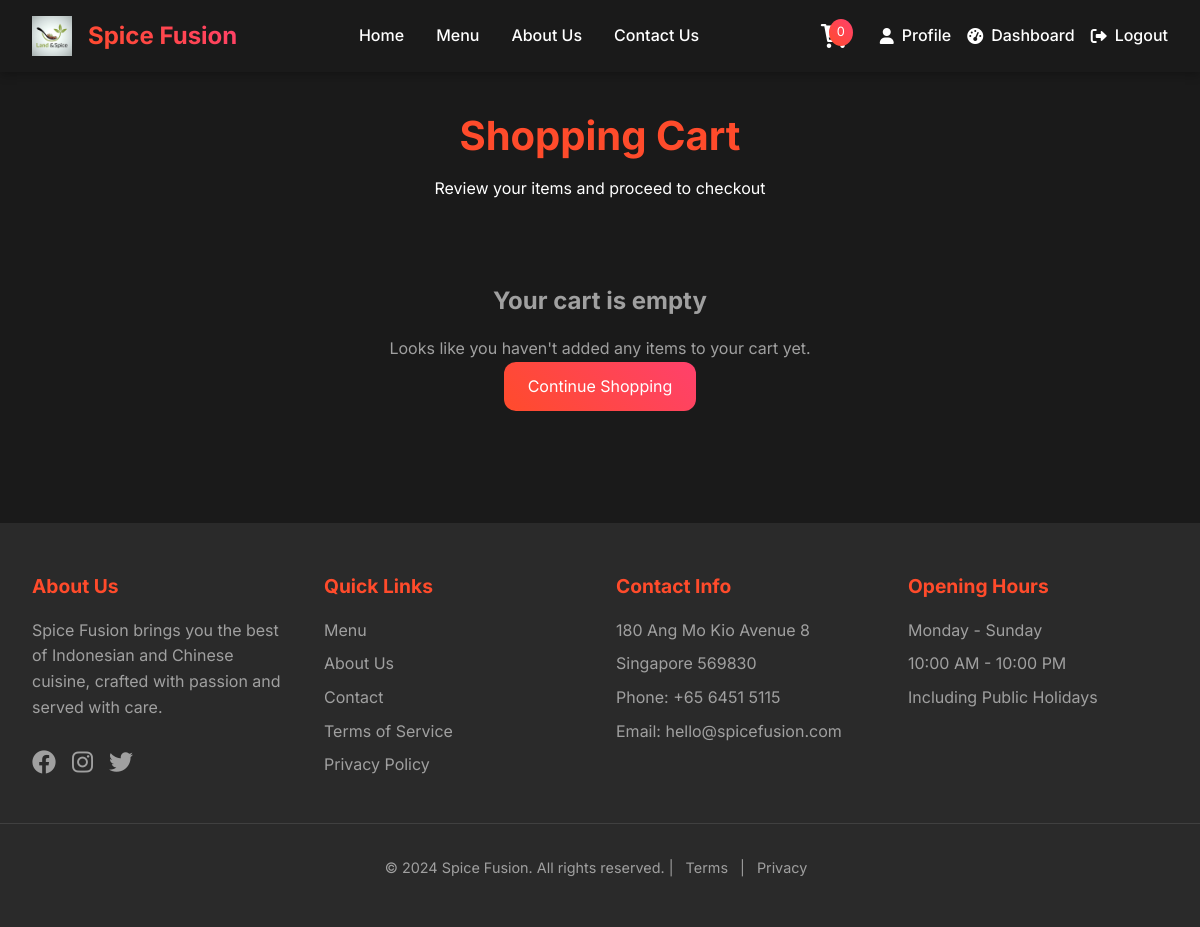
Before: /customer/main/cart/cart.php (signed in) with the older database file.
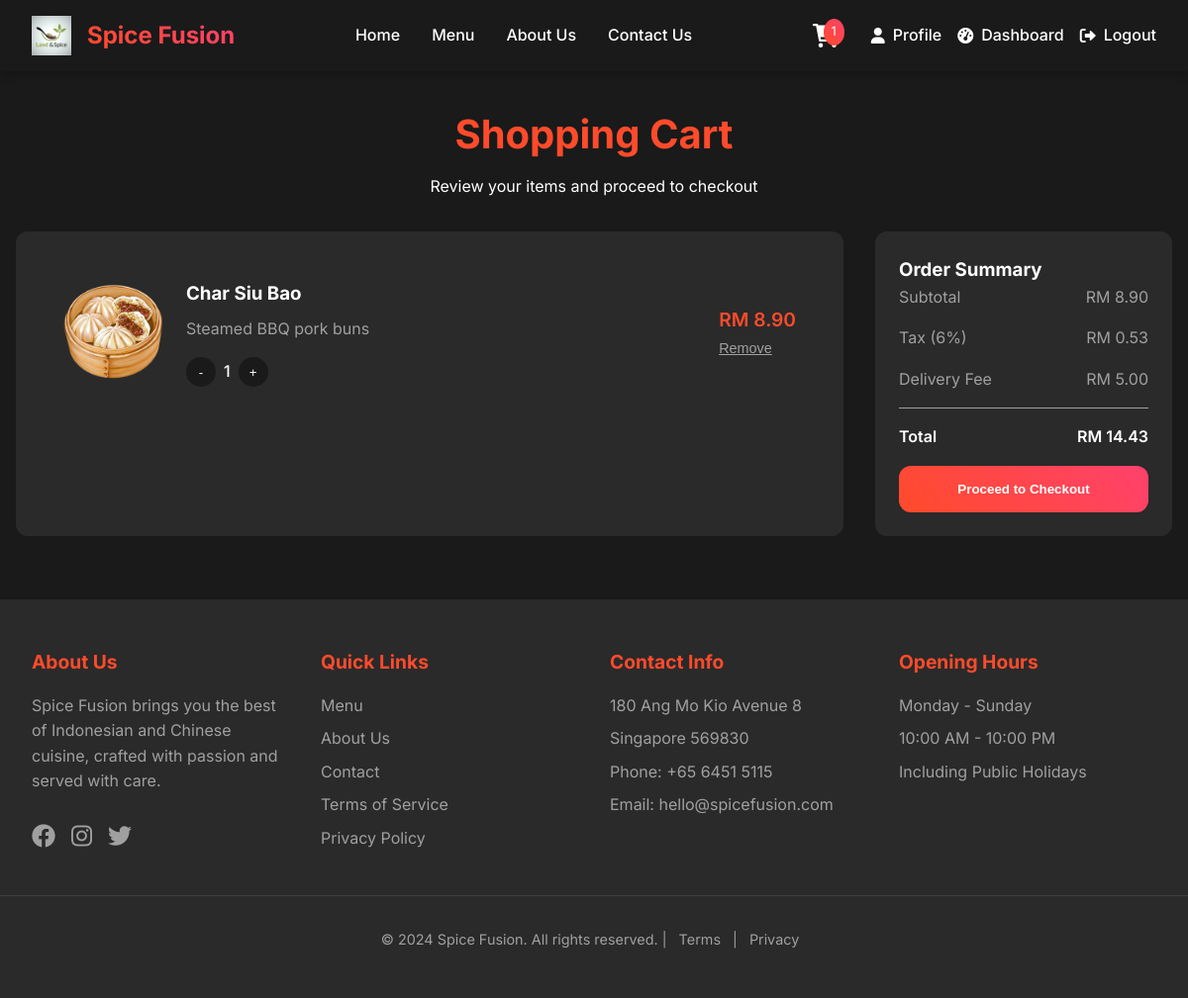
After: the same page with the newer database file.
### tables this page shows
CREATE TABLE `shopping_cart` (
  `cart_id` int(11) NOT NULL,
  `user_id` int(11) NOT NULL,
  `product_id` int(11) NOT NULL,
  `quantity` int(11) NOT NULL DEFAULT 1,
  `special_instructions` text DEFAULT NULL,
  `created_at` timestamp NOT NULL DEFAULT current_timestamp(),
  `updated_at` timestamp NOT NULL DEFAULT current_timestamp() ON UPDATE current_timestamp()
);

CREATE TABLE `product` (
  `product_id` int(11) NOT NULL,
  `category_id` int(11) DEFAULT NULL,
  `product_name` varchar(100) NOT NULL,
  `description` text DEFAULT NULL,
  `price` decimal(10,2) NOT NULL,
  `image` varchar(255) DEFAULT NULL,
  `is_available` tinyint(1) DEFAULT 1,
  `stock_quantity` int(11) DEFAULT 0,
  `preparation_time` int(11) DEFAULT 15,
  `is_featured` tinyint(1) DEFAULT 0,
  `created_at` timestamp NOT NULL DEFAULT current_timestamp(),
  `updated_at` timestamp NOT NULL DEFAULT current_timestamp() ON UPDATE current_timestamp()
);

### config/database.php (called while the page is built, shortened)
<?php
function isLoggedIn() {
    return isset($_SESSION['user_id']);
}
?>

### customer/main/cart/cart.php (the view, shortened to what this page needs)
<?php
try {
    $pdo = new PDO("mysql:host=localhost;dbname=spicefusion;charset=utf8", "root", "");
    $pdo->setAttribute(PDO::ATTR_ERRMODE, PDO::ERRMODE_EXCEPTION);
} catch (Exception $e) {
    die("Database connection failed: " . $e->getMessage());
}
$user_id = $_SESSION['user_id'];
try {
    $stmt = $pdo->prepare("
        SELECT sc.cart_id, sc.quantity, sc.special_instructions,
               p.product_id, p.product_name, p.price, p.image, p.description
        FROM shopping_cart sc
        JOIN product p ON sc.product_id = p.product_id
        WHERE sc.user_id = ?
        ORDER BY sc.created_at DESC
    ");
    $stmt->execute([$user_id]);
    $cart_items = $stmt->fetchAll();
} catch (Exception $e) {
    $cart_items = [];
    $error_message = "Error loading cart: " . $e->getMessage();
}
$subtotal = 0;
$tax_rate = 0.06;
$delivery_fee = 5.00;
foreach ($cart_items as $item) {
    $subtotal += $item['price'] * $item['quantity'];
}
$tax_amount = $subtotal * $tax_rate;
$total = $subtotal + $tax_amount + $delivery_fee;
?>
<!DOCTYPE html>
<html lang="en">
<head>
    <link rel="stylesheet" href="https://cdnjs.cloudflare.com/ajax/libs/font-awesome/6.0.0/css/all.min.css">
    <link rel="stylesheet" href="../../includes/styles.css">
</head>
<body>
    <?php include_once __DIR__ . '/../../includes/header.php'; ?>
    <div class="cart-container">
        <div class="cart-header">
            <h1>Shopping Cart</h1>
            <p>Review your items and proceed to checkout</p>
        </div>
        <?php if (empty($cart_items)): ?>
            <div class="empty-cart">
                <h2>Your cart is empty</h2>
                <p>Looks like you haven't added any items to your cart yet.</p>
                <a href="../index/index.php" class="continue-shopping">Continue Shopping</a>
            </div>
        <?php else: ?>
            <div class="cart-grid">
                <div class="cart-items">
                    <?php foreach ($cart_items as $item): ?>
                        <div class="cart-item">
                            <img src="../../../food_images/<?php echo htmlspecialchars($item['image']); ?>"
                                 alt="<?php echo htmlspecialchars($item['product_name']); ?>" class="item-image">
                            <div class="item-details">
                                <h3><?php echo htmlspecialchars($item['product_name']); ?></h3>
                                <p><?php echo htmlspecialchars($item['description']); ?></p>
                                <div class="quantity-controls">
                                    <button class="quantity-btn" onclick="updateQuantity(<?php echo $item['cart_id']; ?>, <?php echo $item['quantity'] - 1; ?>)">-</button>
                                    <span class="quantity"><?php echo $item['quantity']; ?></span>
                                    <button class="quantity-btn" onclick="updateQuantity(<?php echo $item['cart_id']; ?>, <?php echo $item['quantity'] + 1; ?>)">+</button>
                                </div>
                            </div>
                            <div class="item-actions">
                                <div class="item-price">
                                    <span class="price-total">RM <?php echo number_format($item['price'] * $item['quantity'], 2); ?></span>
                                </div>
                                <button class="remove-btn" onclick="removeFromCart(<?php echo $item['cart_id']; ?>)">Remove</button>
                            </div>
                        </div>
                    <?php endforeach; ?>
                </div>
                <div class="cart-summary">
                    <h3>Order Summary</h3>
                    <div class="summary-item">
                        <span>Subtotal</span>
                        <span>RM <?php echo number_format($subtotal, 2); ?></span>
                    </div>
                    <div class="summary-item">
                        <span>Tax (6%)</span>
                        <span>RM <?php echo number_format($tax_amount, 2); ?></span>
                    </div>
                    <div class="summary-item">
                        <span>Delivery Fee</span>
                        <span>RM <?php echo number_format($delivery_fee, 2); ?></span>
                    </div>
                    <div class="summary-total">
                        <span>Total</span>
                        <span>RM <?php echo number_format($total, 2); ?></span>
                    </div>
                    <button class="checkout-btn" onclick="window.location.href='../checkout/checkout.php'">Proceed to Checkout</button>
                </div>
            </div>
        <?php endif; ?>
    </div>
    <?php include_once __DIR__ . '/../../includes/footer.php'; ?>
</body>
</html>

### customer/includes/header.php (shortened to what this page needs)
<?php
require_once __DIR__ . '/../../config/database.php';
$cart_count = 0;
if (isLoggedIn()) {
    $pdo = getDBConnection();
    $stmt = $pdo->prepare("SELECT SUM(quantity) FROM shopping_cart WHERE user_id = ?");
    $stmt->execute([getCurrentUserId()]);
    $count = $stmt->fetchColumn();
    if ($count) {
        $cart_count = $count;
    }
}
?>
<!DOCTYPE html>
<link rel="stylesheet" href="../includes/styles.css">
<link rel="stylesheet" href="https://cdnjs.cloudflare.com/ajax/libs/font-awesome/6.0.0/css/all.min.css">
<header class="main-header">
    <nav class="nav-container">
        <div class="logo">
            <a href="../index/index.php">
                <img src="../../../images/logo.jpg" alt="Spice Fusion Logo">
                <span>Spice Fusion</span>
            </a>
        </div>
        <ul class="nav-links">
            <li><a href="../index/index.php">Home</a></li>
            <li><a href="../menu/menu.php">Menu</a></li>
            <li><a href="../aboutus/aboutus.php">About Us</a></li>
            <li><a href="../contactus/contactus.php">Contact Us</a></li>
        </ul>
        <div class="nav-right">
            <div class="cart-icon">
                <a href="../cart/cart.php" class="cart-link">
                    <i class="fa-solid fa-cart-shopping icon-cart" aria-hidden="true"></i>
                    <span class="cart-count" aria-label="Items in cart"><?php echo $cart_count; ?></span>
                </a>
            </div>
            <div class="user-menu">
                <?php if (isLoggedIn()): ?>
                    <a href="../profile/profile.php" class="profile-link">
                        <i class="fas fa-user"></i>
                        Profile
                    </a>
                    <a href="../dashboard/Cdashboard.php" class="dashboard-link">
                        <i class="fas fa-tachometer-alt"></i>
                        Dashboard
                    </a>
                    <a href="../../auth/logout.php" class="logout-link">
                        <i class="fas fa-sign-out-alt"></i>
                        Logout
                    </a>
                <?php endif; ?>
            </div>
        </div>
    </nav>
</header>

### customer/includes/footer.php (shortened to what this page needs)
<footer class="footer">
    <div class="footer-content">
        <div class="footer-section">
            <h3>About Us</h3>
            <p>Spice Fusion brings you the best of Indonesian and Chinese cuisine, crafted with passion and served with care.</p>
            <div class="social-links">
                <a href="#"><i class="fab fa-facebook"></i></a>
                <a href="#"><i class="fab fa-instagram"></i></a>
                <a href="#"><i class="fab fa-twitter"></i></a>
            </div>
        </div>
        <div class="footer-section">
            <h3>Quick Links</h3>
            <a href="/DWP/customer/main/menu/menu.php">Menu</a>
            <a href="/DWP/customer/main/aboutus/aboutus.php">About Us</a>
            <a href="/DWP/customer/main/contactus/contactus.php">Contact</a>
            <a href="/DWP/customer/main/legal/terms.php">Terms of Service</a>
            <a href="/DWP/customer/main/legal/privacy.php">Privacy Policy</a>
        </div>
        <div class="footer-section">
            <h3>Contact Info</h3>
            <p>180 Ang Mo Kio Avenue 8</p>
            <p>Singapore 569830</p>
            <p>Phone: +65 6451 5115</p>
            <p>Email: hello@spicefusion.com</p>
        </div>
        <div class="footer-section">
            <h3>Opening Hours</h3>
            <p>Monday - Sunday</p>
            <p>10:00 AM - 10:00 PM</p>
            <p>Including Public Holidays</p>
        </div>
    </div>
    <div class="footer-bottom">
        <p>&copy; 2024 Spice Fusion. All rights reserved. |
            <a href="/DWP/customer/main/legal/terms.php">Terms</a> |
            <a href="/DWP/customer/main/legal/privacy.php">Privacy</a>
        </p>
    </div>
</footer>

### customer/includes/styles.css (style rules this page uses)
:root { --primary-color: #FF4B2B; --secondary-color: #FF416C; --background-dark: #1a1a1a; --text-light: #ffffff; --text-gray: #a0a0a0; --card-bg: #2a2a2a; --gradient-primary: linear-gradient(45deg, var(--primary-color), var(--secondary-color)); --shadow-soft: 0 4px 6px rgba(0, 0, 0, 0.1); --shadow-strong: 0 8px 16px rgba(0, 0, 0, 0.2); --border-radius: 12px; --transition: all 0.3s ease; }
* { margin: 0; padding: 0; box-sizing: border-box; }
body { font-family: 'Inter', sans-serif; background-color: var(--background-dark); color: var(--text-light); line-height: 1.6; min-height: 100vh; }

### customer/main/cart/cart.php (style rules this page uses)
:root { --primary-color: #FF4B2B; --secondary-color: #FF416C; --background-dark: #1a1a1a; --text-light: #ffffff; --text-gray: #a0a0a0; --card-bg: #2a2a2a; --gradient-primary: linear-gradient(45deg, var(--primary-color), var(--secondary-color)); --shadow-soft: 0 4px 6px rgba(0, 0, 0, 0.1); --shadow-strong: 0 8px 16px rgba(0, 0, 0, 0.2); --border-radius: 12px; --transition: all 0.3s ease; }
body { font-family: 'Inter', sans-serif; margin: 0; padding: 0; background-color: var(--background-dark); color: var(--text-light); }
.cart-container { max-width: 1200px; margin: 2rem auto; padding: 0 1rem; }
.cart-header { text-align: center; margin-bottom: 2rem; }
.cart-header h1 { color: var(--primary-color); font-size: 2.5rem; margin-bottom: 0.5rem; }
.cart-grid { display: grid; grid-template-columns: 1fr 300px; gap: 2rem; }
.cart-items { background: var(--card-bg); border-radius: var(--border-radius); padding: 1.5rem; }
.cart-item { display: grid; grid-template-columns: auto 1fr auto; gap: 1.5rem; padding: 1.5rem; border-bottom: 1px solid var(--text-gray); align-items: center; }
.cart-item:last-child { border-bottom: none; }
.item-image { width: 100px; height: 100px; border-radius: var(--border-radius); object-fit: cover; }
.item-details h3 { margin: 0 0 0.5rem; color: var(--text-light); }
.item-details p { color: var(--text-gray); margin: 0; }
.item-price { color: var(--primary-color); font-weight: 600; font-size: 1.2rem; }
.price-total { color: var(--primary-color); font-weight: 600; }
.quantity-controls { display: flex; align-items: center; gap: 0.5rem; margin-top: 1rem; }
.quantity-btn { background: var(--background-dark); border: none; color: var(--text-light); width: 30px; height: 30px; border-radius: 50%; cursor: pointer; transition: var(--transition); }
.quantity { color: var(--text-light); font-weight: 500; }
.remove-btn { color: var(--text-gray); background: none; border: none; cursor: pointer; font-size: 0.9rem; text-decoration: underline; transition: var(--transition); }
.cart-summary { background: var(--card-bg); border-radius: var(--border-radius); padding: 1.5rem; height: fit-content; }
.summary-item { display: flex; justify-content: space-between; margin-bottom: 1rem; color: var(--text-gray); }
.summary-total { display: flex; justify-content: space-between; margin-top: 1rem; padding-top: 1rem; border-top: 1px solid var(--text-gray); font-weight: 600; color: var(--text-light); }
.checkout-btn { width: 100%; padding: 1rem; background: var(--gradient-primary); border: none; border-radius: var(--border-radius); color: var(--text-light); font-weight: 600; cursor: pointer; transition: var(--transition); margin-top: 1rem; }
.empty-cart { text-align: center; padding: 3rem; color: var(--text-gray); }
.empty-cart h2 { margin-bottom: 1rem; }
.continue-shopping { display: inline-block; padding: 0.75rem 1.5rem; background: var(--gradient-primary); color: var(--text-light); text-decoration: none; border-radius: var(--border-radius); transition: var(--transition); }

Changed rows visible on the page:
added shopping_cart: product.image (picture), product.product_name "Char Siu Bao", product.description "Steamed BBQ pork buns", quantity "1", $item['price']*$item['quantity'] "8.90"
Other visible differences:
$cart_count: "0" → "1"
$subtotal: (not shown) → "8.90"
$tax_amount: (not shown) → "0.53"
$delivery_fee: (not shown) → "5.00"
$total: (not shown) → "14.43"
text no longer shown: "Your cart is empty Looks like you haven't added any items to your cart yet. Continue Shopping"
text now shown: "Order Summary Subtotal RM Tax (6%) RM Delivery Fee RM Total RM Proceed to Checkout"
